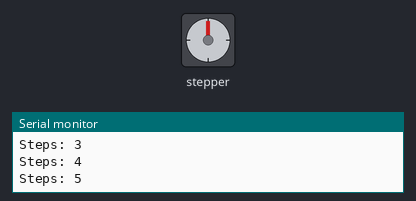
Bench run of a sketch on a simulated Arduino Uno, built with avr-gcc and run on an emulated ATmega328P. On the bench: stepper motor, the last lines printed to the serial monitor. Stepper angles assume 4096 steps per turn.

Above: at 0.11 s.
At 9.81 s:
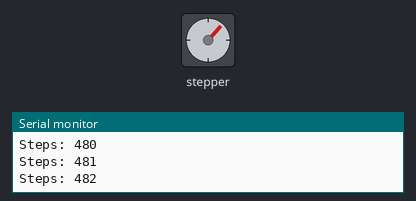
At 19.54 s:
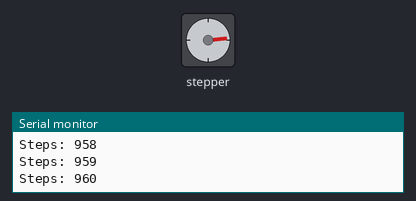
At 39.25 s:
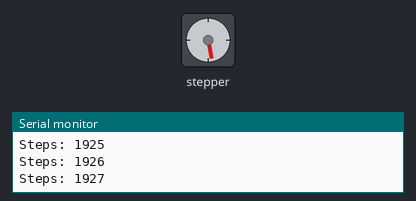
Timing chart, 0 to 40.0 s (numbered marks = the images above):
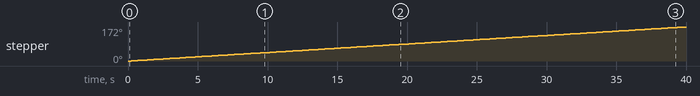

Measured:
- by itself, stepper: keeps turning clockwise at about 4°/s

The sketch:

sketch_jan29a.ino
```cpp
// (licence header left out)
#include <Stepper.h>

const int stepsPerRev = 4096;

Stepper myStepper(stepsPerRev, 8, 9, 10, 11);

int stepCount = 0;

void setup() {
  Serial.begin(9600);
}

void loop() {
  myStepper.step(1);
  Serial.print("Steps: ");
  Serial.println(stepCount);
  stepCount++;
  delay(20);
}
```
